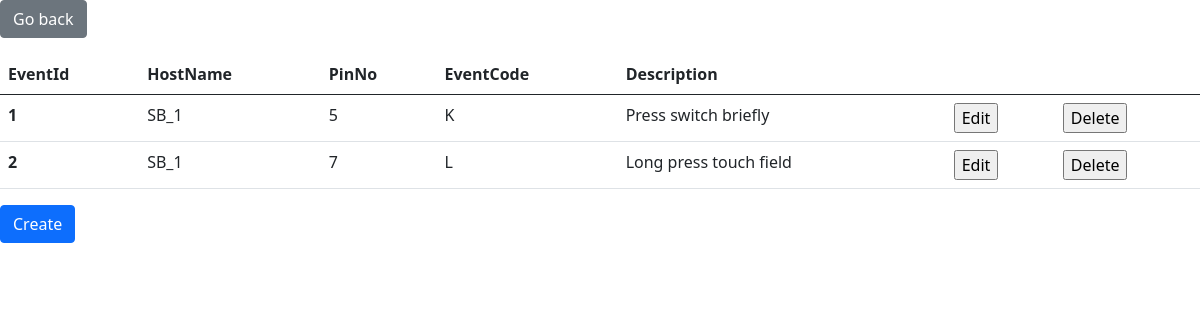
Page /eventManagement.php?HostName=SB_1 (signed in) on the committed database.
### tables this page shows
CREATE TABLE `events`(
  `EventId` int NOT NULL AUTO_INCREMENT,
  `HostName` VARCHAR(16) DEFAULT NULL,
  `PinNo` int DEFAULT NULL,
  `EventCode` VARCHAR(1) NOT NULL,
  `Description` VARCHAR(50) NOT NULL,
  PRIMARY KEY(`EventId`),
  KEY `EventCode`(`EventCode`),
  CONSTRAINT `events_ibfk_1` FOREIGN KEY(`HostName`) REFERENCES `smartboxes` (`HostName`) ON UPDATE CASCADE ON DELETE CASCADE,
  CONSTRAINT `events_ibfk_2` FOREIGN KEY(`PinNo`) REFERENCES `pins` (`PinNo`) ON UPDATE CASCADE ON DELETE CASCADE
);

### eventManagement.php (the view, shortened to what this page needs)
<?php
    include_once "htmlHead.php";
    include_once "databaseConnect.php";
?>
    <body>
        <div class="">
            <form action="" method="post">
                <input type="submit" class="btn btn-secondary mb-3" value="Go back">
            </form>
        </div>
        <?php
            $sqlStatement = $connection->prepare("SELECT * from events where HostName=?");
            $sqlStatement->bind_param("s", $_GET["HostName"]);
            $sqlStatement->execute();
            $result = $sqlStatement->get_result();
            if ($result) {
                ?>
                <table class="table">
                    <thead>
                        <tr>
                            <th scope="col">EventId</th>
                            <th scope="col">HostName</th>
                            <th scope="col">PinNo</th>
                            <th scope="col">EventCode</th>
                            <th scope="col">Description</th>
                            <th scope="col"></th>
                            <th scope="col"></th>
                        </tr>
                    </thead>
                    <tbody>
                        <?php while ($row = $result->fetch_assoc()) {?>
                            <tr>
                                <th scope="row"><?= $row["EventId"] ?></th>
                                <td><?= $row["HostName"] ?></td>
                                <td><?= $row["PinNo"] ?></td>
                                <td><?= $row["EventCode"] ?></td>
                                <td><?= $row["Description"] ?></td>
                                <td>
                                    <form method="POST">
                                        <input type="submit" value="Edit">
                                    </form>
                                </td>
                                <td>
                                    <form method="POST">
                                        <input type="submit" value="Delete">
                                    </form>
                                </td>
                            </tr>
                        <?php }?>
                    </tbody>
                </table>
<?php
            }  else {
                print "Something went wrong selecting data";
            }
        ?>
        <div class="mb-3">
            <form action="" method="post">
                <input type="submit" class="btn btn-primary" value="Create"></input>
            </form>
        </div>
    </body>
</html>

### rows in the picture
events: EventId "1", HostName "SB_1", PinNo "5", EventCode "K", Description "Press switch briefly"
events: EventId "2", HostName "SB_1", PinNo "7", EventCode "L", Description "Long press touch field"
